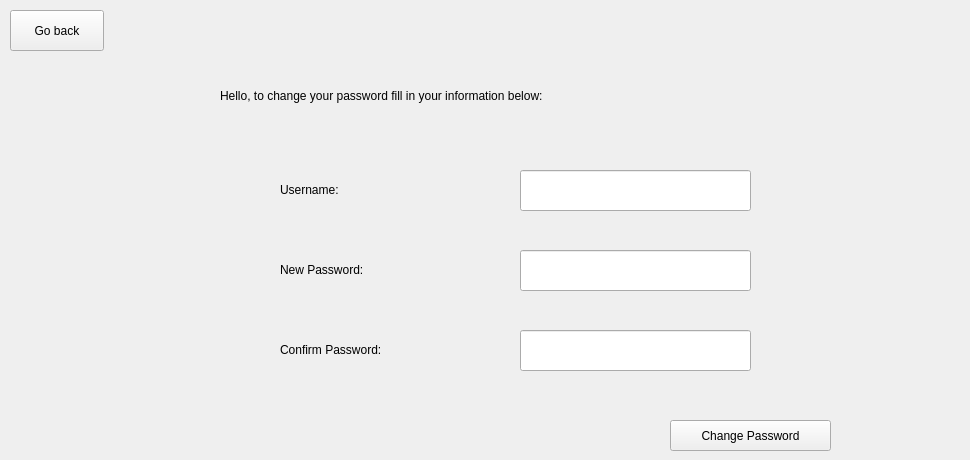
      <widget class="QWidget" name="change_credentials">
       <widget class="QLabel" name="label_15">
        <property name="geometry">
         <rect>
          <x>220</x>
          <y>70</y>
          <width>741</width>
          <height>51</height>
         </rect>
        </property>
        <property name="styleSheet">
         <string notr="true">font: 18pt &quot;Times New Roman&quot;;</string>
        </property>
        <property name="text">
         <string>Hello, to change your password fill in your information below:</string>
        </property>
       </widget>
       <widget class="QLineEdit" name="username_8">
        <property name="geometry">
         <rect>
          <x>520</x>
          <y>170</y>
          <width>231</width>
          <height>41</height>
         </rect>
        </property>
        <property name="styleSheet">
         <string notr="true">font: 12pt &quot;Times New Roman&quot;;</string>
        </property>
       </widget>
       <widget class="QLineEdit" name="new_password_8">
        <property name="geometry">
         <rect>
          <x>520</x>
          <y>250</y>
          <width>231</width>
          <height>41</height>
         </rect>
        </property>
        <property name="styleSheet">
         <string notr="true">font: 12pt &quot;Times New Roman&quot;;</string>
        </property>
        <property name="echoMode">
         <enum>QLineEdit::Password</enum>
        </property>
       </widget>
       <widget class="QLineEdit" name="confirm_password_8">
        <property name="geometry">
         <rect>
          <x>520</x>
          <y>330</y>
          <width>231</width>
          <height>41</height>
         </rect>
        </property>
        <property name="styleSheet">
         <string notr="true">font: 12pt &quot;Times New Roman&quot;;</string>
        </property>
        <property name="echoMode">
         <enum>QLineEdit::Password</enum>
        </property>
       </widget>
       <widget class="QLabel" name="password_lbl_8">
        <property name="geometry">
         <rect>
          <x>280</x>
          <y>180</y>
          <width>131</width>
          <height>20</height>
         </rect>
        </property>
        <property name="styleSheet">
         <string notr="true">font: 12pt &quot;Times New Roman&quot;;</string>
        </property>
        <property name="text">
         <string>Username:</string>
        </property>
       </widget>
       <widget class="QLabel" name="password_lbl_9">
        <property name="geometry">
         <rect>
          <x>280</x>
          <y>260</y>
          <width>131</width>
          <height>20</height>
         </rect>
        </property>
        <property name="styleSheet">
         <string notr="true">font: 12pt &quot;Times New Roman&quot;;</string>
        </property>
        <property name="text">
         <string>New Password:</string>
        </property>
       </widget>
       <widget class="QLabel" name="password_lbl_10">
        <property name="geometry">
         <rect>
          <x>280</x>
          <y>340</y>
          <width>181</width>
          <height>20</height>
         </rect>
        </property>
        <property name="styleSheet">
         <string notr="true">font: 12pt &quot;Times New Roman&quot;;</string>
        </property>
        <property name="text">
         <string>Confirm Password:</string>
        </property>
       </widget>
       <widget class="QPushButton" name="back_11">
        <property name="geometry">
         <rect>
          <x>10</x>
          <y>10</y>
          <width>94</width>
          <height>41</height>
         </rect>
        </property>
        <property name="styleSheet">
         <string notr="true">QPushButton#back_11 {
font: 12pt &quot;Times New Roman&quot;;
min-width: 80px;
}
QPushButton#back_11:pressed {
    background-color: rgb(224, 224, 224);
    border-style: inset;
}</string>
        </property>
        <property name="text">
         <string>Go back</string>
        </property>
       </widget>
       <widget class="QPushButton" name="change_password_2">
        <property name="geometry">
         <rect>
          <x>670</x>
          <y>420</y>
          <width>161</width>
          <height>31</height>
         </rect>
        </property>
        <property name="styleSheet">
         <string notr="true">QPushButton#change_password_2 {
font: 12pt &quot;Times New Roman&quot;;
min-width: 80px;
}
QPushButton#change_password_2:pressed {
    background-color: rgb(224, 224, 224);
    border-style: inset;
}</string>
        </property>
        <property name="text">
         <string>Change Password</string>
        </property>
       </widget>
      </widget>
